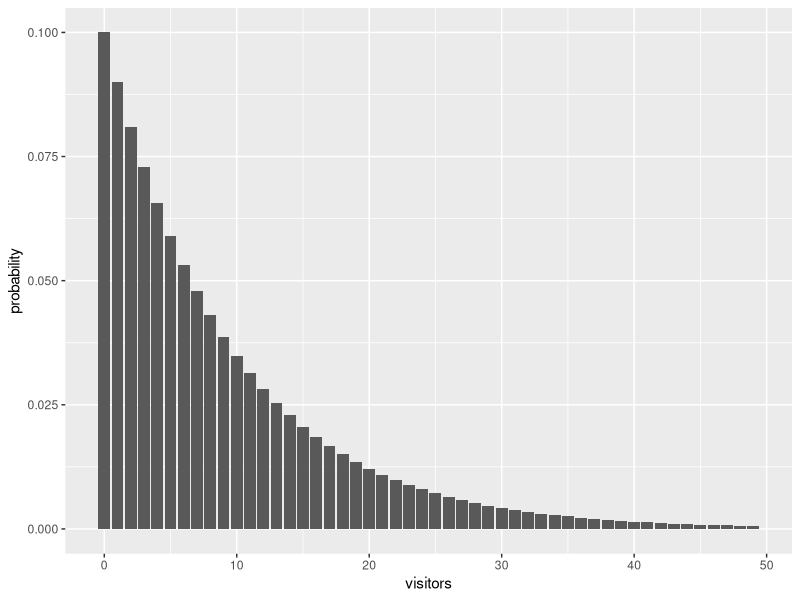
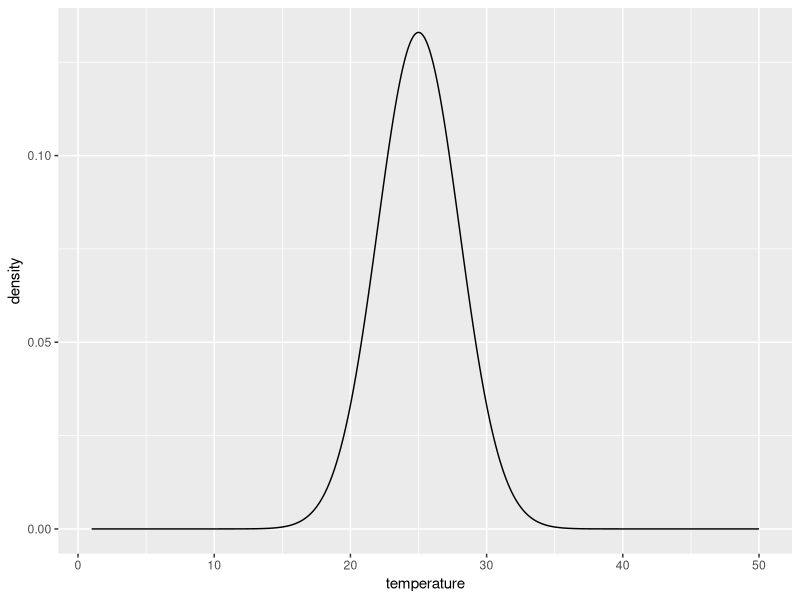

Write the R code that produced these figures, in order.
## ---- chunk 1
knitr::opts_chunk$set(echo = TRUE, fig.align="center")
## ---- chunk 2
x <- seq(1, 50, 1) - 1
y <- dgeom(x, 0.1)
library(ggplot2)
ggplot(data.frame(x, y), aes(x = x, y = y)) + geom_bar(stat = "identity") +
  xlab("visitors") + ylab("probability")
## ---- chunk 3
x <- seq(1, 50, 0.01)
y <- dnorm(x, 25, 3)
library(ggplot2)
ggplot(data.frame(x, y), aes(x = x, y = y)) + geom_line() +
  xlab("temperature") + ylab("density")
